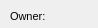
      <widget class="QWidget" name="page_43">
       <property name="geometry">
        <rect>
         <x>0</x>
         <y>0</y>
         <width>98</width>
         <height>28</height>
        </rect>
       </property>
       <attribute name="label">
        <string>Basic information</string>
       </attribute>
       <widget class="QComboBox" name="siphon_buildercat_id">
        <property name="geometry">
         <rect>
          <x>380</x>
          <y>65</y>
          <width>160</width>
          <height>20</height>
         </rect>
        </property>
       </widget>
       <widget class="QLabel" name="label_siphon_buildercat_id">
        <property name="geometry">
         <rect>
          <x>280</x>
          <y>65</y>
          <width>101</width>
          <height>22</height>
         </rect>
        </property>
        <property name="font">
         <font>
          <pointsize>8</pointsize>
         </font>
        </property>
        <property name="frameShape">
         <enum>QFrame::NoFrame</enum>
        </property>
        <property name="frameShadow">
         <enum>QFrame::Plain</enum>
        </property>
        <property name="text">
         <string>Buildercat id:</string>
        </property>
        <property name="textFormat">
         <enum>Qt::AutoText</enum>
        </property>
        <property name="scaledContents">
         <bool>false</bool>
        </property>
        <property name="alignment">
         <set>Qt::AlignLeading|Qt::AlignLeft|Qt::AlignVCenter</set>
        </property>
        <property name="margin">
         <number>3</number>
        </property>
       </widget>
       <widget class="QLabel" name="label_siphon_workcat_id_end">
        <property name="geometry">
         <rect>
          <x>280</x>
          <y>35</y>
          <width>101</width>
          <height>22</height>
         </rect>
        </property>
        <property name="font">
         <font>
          <pointsize>8</pointsize>
         </font>
        </property>
        <property name="frameShape">
         <enum>QFrame::NoFrame</enum>
        </property>
        <property name="frameShadow">
         <enum>QFrame::Plain</enum>
        </property>
        <property name="text">
         <string>Workcat end id:</string>
        </property>
        <property name="textFormat">
         <enum>Qt::AutoText</enum>
        </property>
        <property name="scaledContents">
         <bool>false</bool>
        </property>
        <property name="alignment">
         <set>Qt::AlignLeading|Qt::AlignLeft|Qt::AlignVCenter</set>
        </property>
        <property name="margin">
         <number>3</number>
        </property>
       </widget>
       <widget class="QLabel" name="label_siphon_code">
        <property name="geometry">
         <rect>
          <x>10</x>
          <y>35</y>
          <width>90</width>
          <height>22</height>
         </rect>
        </property>
        <property name="font">
         <font>
          <pointsize>8</pointsize>
         </font>
        </property>
        <property name="frameShape">
         <enum>QFrame::NoFrame</enum>
        </property>
        <property name="frameShadow">
         <enum>QFrame::Plain</enum>
        </property>
        <property name="text">
         <string>Code:</string>
        </property>
        <property name="textFormat">
         <enum>Qt::AutoText</enum>
        </property>
        <property name="scaledContents">
         <bool>false</bool>
        </property>
        <property name="alignment">
         <set>Qt::AlignLeading|Qt::AlignLeft|Qt::AlignVCenter</set>
        </property>
        <property name="margin">
         <number>3</number>
        </property>
       </widget>
       <widget class="QComboBox" name="siphon_workcat_id">
        <property name="geometry">
         <rect>
          <x>380</x>
          <y>5</y>
          <width>160</width>
          <height>20</height>
         </rect>
        </property>
        <property name="autoFillBackground">
         <bool>true</bool>
        </property>
        <property name="maxVisibleItems">
         <number>8</number>
        </property>
        <property name="frame">
         <bool>false</bool>
        </property>
       </widget>
       <widget class="QLabel" name="label_siphon_owner">
        <property name="geometry">
         <rect>
          <x>10</x>
          <y>5</y>
          <width>90</width>
          <height>22</height>
         </rect>
        </property>
        <property name="font">
         <font>
          <pointsize>8</pointsize>
         </font>
        </property>
        <property name="frameShape">
         <enum>QFrame::NoFrame</enum>
        </property>
        <property name="frameShadow">
         <enum>QFrame::Plain</enum>
        </property>
        <property name="text">
         <string>Owner:</string>
        </property>
        <property name="textFormat">
         <enum>Qt::AutoText</enum>
        </property>
        <property name="scaledContents">
         <bool>false</bool>
        </property>
        <property name="alignment">
         <set>Qt::AlignLeading|Qt::AlignLeft|Qt::AlignVCenter</set>
        </property>
        <property name="margin">
         <number>3</number>
        </property>
       </widget>
       <widget class="QComboBox" name="siphon_workcat_id_end">
        <property name="geometry">
         <rect>
          <x>380</x>
          <y>35</y>
          <width>160</width>
          <height>20</height>
         </rect>
        </property>
        <property name="autoFillBackground">
         <bool>true</bool>
        </property>
        <property name="maxVisibleItems">
         <number>8</number>
        </property>
        <property name="frame">
         <bool>false</bool>
        </property>
       </widget>
       <widget class="QDateEdit" name="siphon_builtdate">
        <property name="geometry">
         <rect>
          <x>380</x>
          <y>95</y>
          <width>160</width>
          <height>22</height>
         </rect>
        </property>
        <property name="calendarPopup">
         <bool>true</bool>
        </property>
       </widget>
       <widget class="QLabel" name="label_siphon_workcat_id">
        <property name="geometry">
         <rect>
          <x>280</x>
          <y>5</y>
          <width>90</width>
          <height>22</height>
         </rect>
        </property>
        <property name="font">
         <font>
          <pointsize>8</pointsize>
         </font>
        </property>
        <property name="frameShape">
         <enum>QFrame::NoFrame</enum>
        </property>
        <property name="frameShadow">
         <enum>QFrame::Plain</enum>
        </property>
        <property name="text">
         <string>Workcat id:</string>
        </property>
        <property name="textFormat">
         <enum>Qt::AutoText</enum>
        </property>
        <property name="scaledContents">
         <bool>false</bool>
        </property>
        <property name="alignment">
         <set>Qt::AlignLeading|Qt::AlignLeft|Qt::AlignVCenter</set>
        </property>
        <property name="margin">
         <number>3</number>
        </property>
       </widget>
       <widget class="QLineEdit" name="siphon_code">
        <property name="geometry">
         <rect>
          <x>110</x>
          <y>35</y>
          <width>160</width>
          <height>20</height>
         </rect>
        </property>
       </widget>
       <widget class="QComboBox" name="siphon_ownercat_id">
        <property name="geometry">
         <rect>
          <x>110</x>
          <y>5</y>
          <width>160</width>
          <height>20</height>
         </rect>
        </property>
       </widget>
       <widget class="QLabel" name="label_siphon_builtdate">
        <property name="geometry">
         <rect>
          <x>280</x>
          <y>95</y>
          <width>101</width>
          <height>22</height>
         </rect>
        </property>
        <property name="font">
         <font>
          <pointsize>8</pointsize>
         </font>
        </property>
        <property name="frameShape">
         <enum>QFrame::NoFrame</enum>
        </property>
        <property name="frameShadow">
         <enum>QFrame::Plain</enum>
        </property>
        <property name="text">
         <string>Builtdate:</string>
        </property>
        <property name="textFormat">
         <enum>Qt::AutoText</enum>
        </property>
        <property name="scaledContents">
         <bool>false</bool>
        </property>
        <property name="alignment">
         <set>Qt::AlignLeading|Qt::AlignLeft|Qt::AlignVCenter</set>
        </property>
        <property name="margin">
         <number>3</number>
        </property>
       </widget>
       <widget class="QLabel" name="label_siphon_enddate">
        <property name="geometry">
         <rect>
          <x>280</x>
          <y>125</y>
          <width>101</width>
          <height>22</height>
         </rect>
        </property>
        <property name="font">
         <font>
          <pointsize>8</pointsize>
         </font>
        </property>
        <property name="frameShape">
         <enum>QFrame::NoFrame</enum>
        </property>
        <property name="frameShadow">
         <enum>QFrame::Plain</enum>
        </property>
        <property name="text">
         <string>End date:</string>
        </property>
        <property name="textFormat">
         <enum>Qt::AutoText</enum>
        </property>
        <property name="scaledContents">
         <bool>false</bool>
        </property>
        <property name="alignment">
         <set>Qt::AlignLeading|Qt::AlignLeft|Qt::AlignVCenter</set>
        </property>
        <property name="margin">
         <number>3</number>
        </property>
       </widget>
       <widget class="QDateEdit" name="siphon_enddate">
        <property name="geometry">
         <rect>
          <x>380</x>
          <y>125</y>
          <width>160</width>
          <height>22</height>
         </rect>
        </property>
        <property name="calendarPopup">
         <bool>true</bool>
        </property>
       </widget>
       <widget class="QComboBox" name="siphon_soilcat_id">
        <property name="geometry">
         <rect>
          <x>110</x>
          <y>65</y>
          <width>160</width>
          <height>20</height>
         </rect>
        </property>
       </widget>
       <widget class="QLabel" name="label_siphon_soilcat_id">
        <property name="geometry">
         <rect>
          <x>10</x>
          <y>65</y>
          <width>90</width>
          <height>22</height>
         </rect>
        </property>
        <property name="font">
         <font>
          <pointsize>8</pointsize>
         </font>
        </property>
        <property name="frameShape">
         <enum>QFrame::NoFrame</enum>
        </property>
        <property name="frameShadow">
         <enum>QFrame::Plain</enum>
        </property>
        <property name="text">
         <string>Soilcat id</string>
        </property>
        <property name="textFormat">
         <enum>Qt::AutoText</enum>
        </property>
        <property name="scaledContents">
         <bool>false</bool>
        </property>
        <property name="alignment">
         <set>Qt::AlignLeading|Qt::AlignLeft|Qt::AlignVCenter</set>
        </property>
        <property name="margin">
         <number>3</number>
        </property>
       </widget>
       <widget class="QComboBox" name="siphon_category_type">
        <property name="geometry">
         <rect>
          <x>110</x>
          <y>95</y>
          <width>160</width>
          <height>20</height>
         </rect>
        </property>
       </widget>
       <widget class="QLabel" name="label_siphon_category_type">
        <property name="geometry">
         <rect>
          <x>10</x>
          <y>95</y>
          <width>90</width>
          <height>22</height>
         </rect>
        </property>
        <property name="font">
         <font>
          <pointsize>8</pointsize>
         </font>
        </property>
        <property name="frameShape">
         <enum>QFrame::NoFrame</enum>
        </property>
        <property name="frameShadow">
         <enum>QFrame::Plain</enum>
        </property>
        <property name="text">
         <string>Category type:</string>
        </property>
        <property name="textFormat">
         <enum>Qt::AutoText</enum>
        </property>
        <property name="scaledContents">
         <bool>false</bool>
        </property>
        <property name="alignment">
         <set>Qt::AlignLeading|Qt::AlignLeft|Qt::AlignVCenter</set>
        </property>
        <property name="margin">
         <number>3</number>
        </property>
       </widget>
       <widget class="QComboBox" name="siphon_fluid_type">
        <property name="geometry">
         <rect>
          <x>110</x>
          <y>185</y>
          <width>160</width>
          <height>20</height>
         </rect>
        </property>
       </widget>
       <widget class="QLabel" name="label_siphon_location_type">
        <property name="geometry">
         <rect>
          <x>10</x>
          <y>155</y>
          <width>90</width>
          <height>22</height>
         </rect>
        </property>
        <property name="font">
         <font>
          <pointsize>8</pointsize>
         </font>
        </property>
        <property name="frameShape">
         <enum>QFrame::NoFrame</enum>
        </property>
        <property name="frameShadow">
         <enum>QFrame::Plain</enum>
        </property>
        <property name="text">
         <string>Location type:</string>
        </property>
        <property name="textFormat">
         <enum>Qt::AutoText</enum>
        </property>
        <property name="scaledContents">
         <bool>false</bool>
        </property>
        <property name="alignment">
         <set>Qt::AlignLeading|Qt::AlignLeft|Qt::AlignVCenter</set>
        </property>
        <property name="margin">
         <number>3</number>
        </property>
       </widget>
       <widget class="QLabel" name="label_siphon_fluid_type">
        <property name="geometry">
         <rect>
          <x>10</x>
          <y>185</y>
          <width>90</width>
          <height>22</height>
         </rect>
        </property>
        <property name="font">
         <font>
          <pointsize>8</pointsize>
         </font>
        </property>
        <property name="frameShape">
         <enum>QFrame::NoFrame</enum>
        </property>
        <property name="frameShadow">
         <enum>QFrame::Plain</enum>
        </property>
        <property name="text">
         <string>Fluid type:</string>
        </property>
        <property name="textFormat">
         <enum>Qt::AutoText</enum>
        </property>
        <property name="scaledContents">
         <bool>false</bool>
        </property>
        <property name="alignment">
         <set>Qt::AlignLeading|Qt::AlignLeft|Qt::AlignVCenter</set>
        </property>
        <property name="margin">
         <number>3</number>
        </property>
       </widget>
       <widget class="QComboBox" name="siphon_location_type">
        <property name="geometry">
         <rect>
          <x>110</x>
          <y>155</y>
          <width>160</width>
          <height>20</height>
         </rect>
        </property>
       </widget>
       <widget class="QLabel" name="label_siphon_function_type">
        <property name="geometry">
         <rect>
          <x>10</x>
          <y>125</y>
          <width>90</width>
          <height>22</height>
         </rect>
        </property>
        <property name="font">
         <font>
          <pointsize>8</pointsize>
         </font>
        </property>
        <property name="frameShape">
         <enum>QFrame::NoFrame</enum>
        </property>
        <property name="frameShadow">
         <enum>QFrame::Plain</enum>
        </property>
        <property name="text">
         <string>Function type:</string>
        </property>
        <property name="textFormat">
         <enum>Qt::AutoText</enum>
        </property>
        <property name="scaledContents">
         <bool>false</bool>
        </property>
        <property name="alignment">
         <set>Qt::AlignLeading|Qt::AlignLeft|Qt::AlignVCenter</set>
        </property>
        <property name="margin">
         <number>3</number>
        </property>
       </widget>
       <widget class="QComboBox" name="siphon_function_type">
        <property name="geometry">
         <rect>
          <x>110</x>
          <y>125</y>
          <width>160</width>
          <height>20</height>
         </rect>
        </property>
       </widget>
      </widget>
